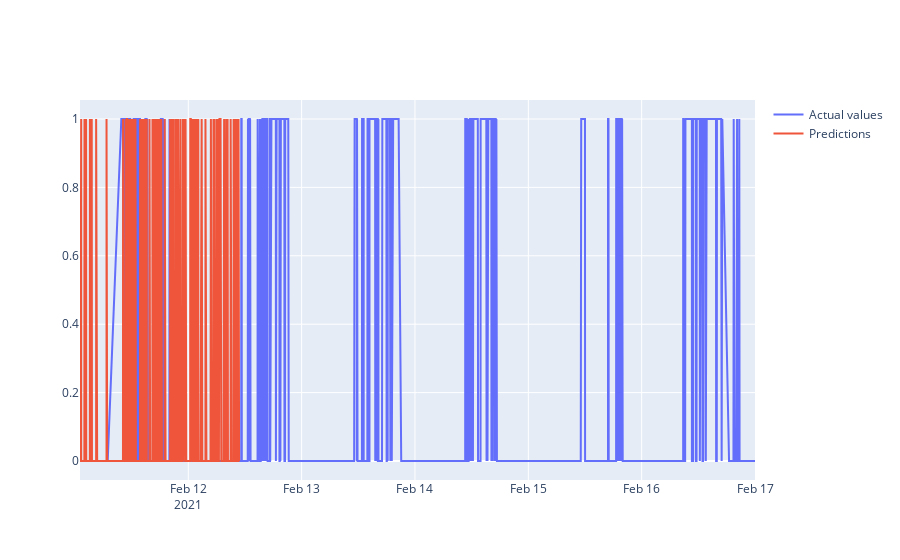

This figure's notebook cell:
### Code cell
# plot using plotly
import plotly.graph_objects as go
import plotly.express as px

fig = go.Figure()
fig.add_trace(go.Scatter(x=new_df['time'], y=new_df['occupancy'], mode='lines', name='Actual values'))
fig.add_trace(go.Scatter(x=new_df['time'], y=y_pred, mode='lines', name='Predictions'))
fig.show()

### Figure 1 — Plotly figure (JSON) as saved in the notebook; plotly's stock layout.template omitted (floating-point values rounded to 4 significant figures; data arrays with more than 128 entries replaced by an {"elided": "..."} marker saying what was removed)
{"data": [{"mode": "lines", "name": "Actual values", "type": "scatter", "x": {"elided": "6573 str values"}, "y": {"elided": "6573 int values"}}, {"mode": "lines", "name": "Predictions", "type": "scatter", "x": {"elided": "6573 str values"}, "y": {"elided": "1315 int values"}}], "layout": {}}
